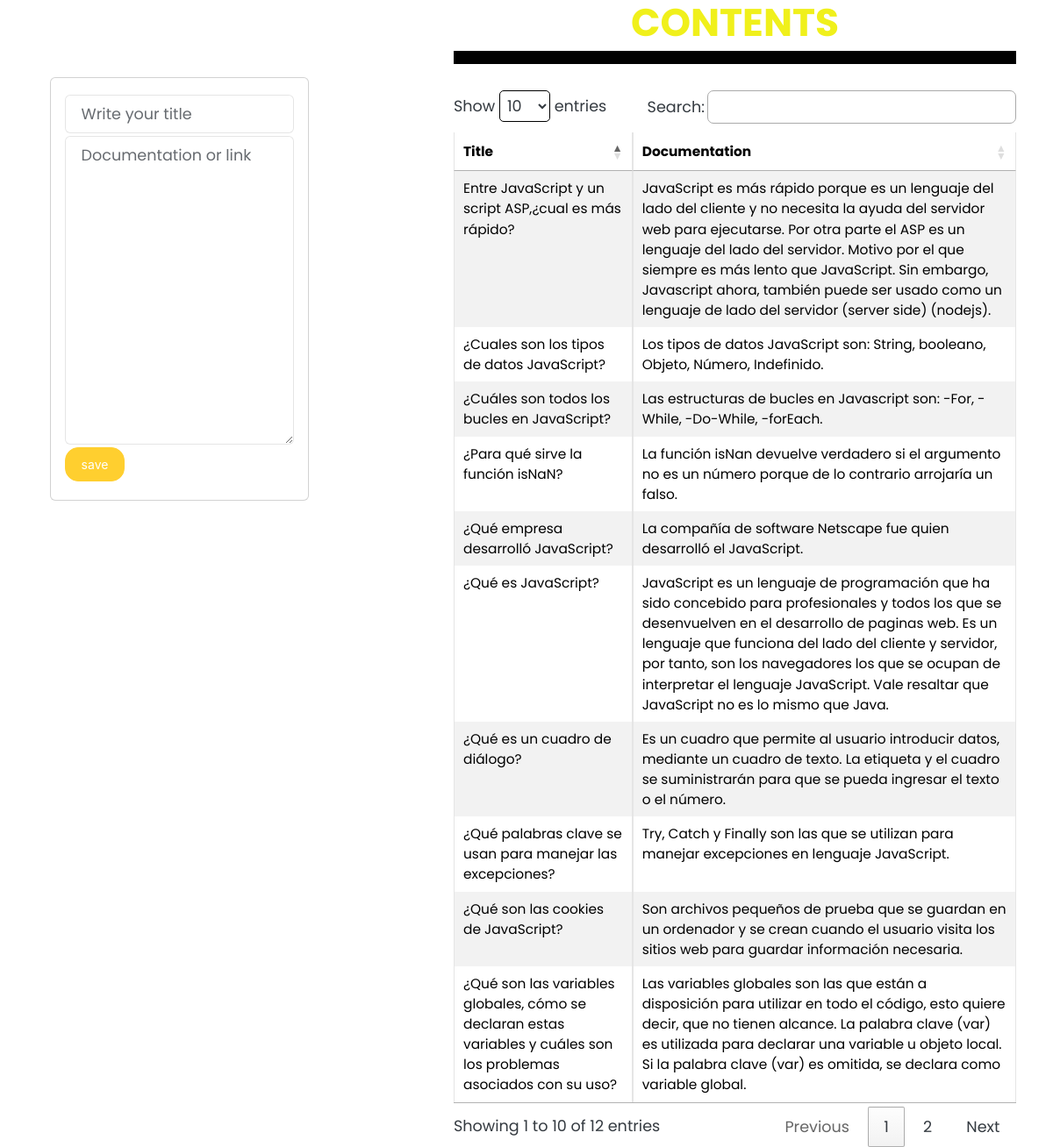
Screenshot of /javascript/documentation with the database file from the repository.
### tables this page shows
CREATE TABLE javascript (title TEXT NOT NULL, documentation TEXT NOT NULL);

### app.py (the view)
@app.route('/javascript/documentation')
def return_javascriptdoc():
    cursor = connection.cursor()
    cursor.execute('SELECT * FROM javascript')
    docum = cursor.fetchall()
    return render_template('javascript.html', documentations = docum)

### templates/javascript.html (shortened to what this page needs)
{% extends 'layout.html' %}
{%block body%}
<!DOCTYPE html>
<html lang="en">
<head>
    <link rel="stylesheet" href="{{ url_for('static', filename = './css/javascript.css')}}">
</head>
<body>
<div class="row">
    <div class="col-md-5">
    <div class="card card-body">
        <form action="\javascript" method="POST">
            <div class="form-group">
            <input type="text" class="form-control" name="title" placeholder="Write your title" required>
            </div>
            <div class="form-group">
            <div class="input1">
            <textarea class="form-control" name="doc" rows="4" cols="30" placeholder="Documentation or link" required></textarea>
            </div>
            </div>
            <div class="form-group">
            <button class="btn btn-primary btn-block" type="submit">save</button>
            </div>
        </form>
    </div>
    </div>
    <div class="col-md-7">
        <h1>CONTENTS</h1>
        <table id="nodejstable" class="table table-striped table-bordered bg-white table-5m ">
            <thead>
                <tr>
                    <th class="title">Title</th>
                    <th class="documentation">Documentation</th>
                </tr>
            </thead>
            <tbody>
                {% for documentation in documentations %}
                <tr>
                    <td>{{ documentation[0] }}</td>
                    <td>{{ documentation[1] }}</td>
                </tr>
                {% endfor %}
            </tbody>
        </table>
    </div>
</div>
</body>
</html>
{% endblock %}

### templates/layout.html (shortened to what this page needs)
<!DOCTYPE html>
<html lang="en">
<head>
    <link rel="stylesheet" href="https://bootswatch.com/5/litera/bootstrap.min.css">
    <link rel="stylesheet" href="https://cdn.datatables.net/1.12.1/css/jquery.dataTables.min.css">
</head>
<body>
    <div class="container">
    {% block body %}
    {% endblock%}
    </div>
</body>
</html>

### static/css/javascript.css (style rules this page uses)
body { font-family: 'Poppins'; background: url('https://cms-assets.tutsplus.com/cdn-cgi/image/width=800/uploads/users/1851/posts/29256/final_image/js-product.png'); background-repeat: repeat-y; background-size: 40%; }
.col-md-5 { padding-top: 5em; }
.form-control { margin-top: 3px; }
.btn { margin-top: 3px; background-color: rgb(255, 207, 47); border-color: rgb(255, 207, 47); margin-bottom: 5px; }
.title { width: 8em; }
.documentation { width: 20em; }
.card { margin-left: 15px; margin-right: 8em; }
.col-md-7 h1 { color: rgb(240, 240, 27); text-align: center; font-weight: 100px; border-bottom: 15px solid black; padding-bottom: 5px; margin-bottom: 10px; }
.input1 .form-control { height: 20em; font-display:initial; }

### rows the page displays
javascript: title "¿Qué es JavaScript?", documentation "JavaScript es un lenguaje de programación que ha sido concebido para profesionales y todos los que se desenvuelven en el desarrollo de paginas web. Es un lenguaje que funciona del lado del cliente y servidor, por tanto, son los navegadores los que se ocupan de interpretar el lenguaje JavaScript. Vale resaltar que JavaScript no es lo mismo que Java."
javascript: title "¿Cuales son los tipos de datos JavaScript?", documentation "Los tipos de datos JavaScript son: String, booleano, Objeto, Número, Indefinido."
javascript: title "¿Qué son las variables globales, cómo se declaran estas variables y cuáles son los problemas asociados con su uso?", documentation "Las variables globales son las que están a disposición para utilizar en todo el código, esto quiere decir, que no tienen alcance. La palabra clave (var) es utilizada para declarar una variable u objeto local. Si la palabra clave (var) es omitida, se declara como variable global."
javascript: title "¿Cuáles son todos los bucles en JavaScript?", documentation "Las estructuras de bucles en Javascript son: -For, -While, -Do-While, -forEach."
javascript: title "¿Qué son las cookies de JavaScript?", documentation "Son archivos pequeños de prueba que se guardan en un ordenador y se crean cuando el usuario visita los sitios web para guardar información necesaria."
javascript: title "¿Qué palabras clave se usan para manejar las excepciones?", documentation "Try, Catch y Finally son las que se utilizan para manejar excepciones en lenguaje JavaScript."
javascript: title "¿Qué es un cuadro de diálogo?", documentation "Es un cuadro que permite al usuario introducir datos, mediante un cuadro de texto. La etiqueta y el cuadro se suministrarán para que se pueda ingresar el texto o el número."
javascript: title "Entre JavaScript y un script ASP,¿cual es más rápido?", documentation "JavaScript es más rápido porque es un lenguaje del lado del cliente y no necesita la ayuda del servidor web para ejecutarse. Por otra parte el ASP es un lenguaje del lado del servidor. Motivo por el que siempre es más lento que JavaScript. Sin embargo, Javascript ahora, también puede ser usado como un lenguaje de lado del servidor (server side) (nodejs)."
javascript: title "¿Para qué sirve la función isNaN?", documentation "La función isNan devuelve verdadero si el argumento no es un número porque de lo contrario arrojaría un falso."
javascript: title "¿Qué empresa desarrolló JavaScript?", documentation "La compañía de software Netscape fue quien desarrolló el JavaScript."
